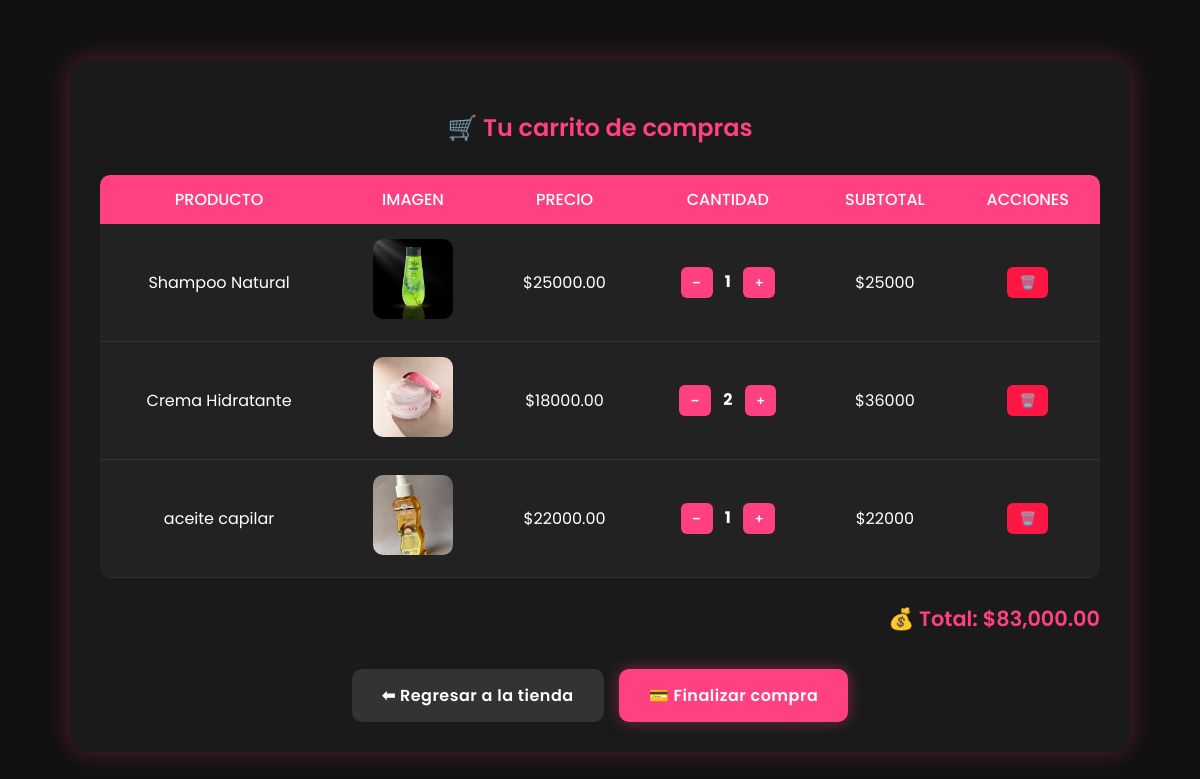
Before: /carrito.php (signed in) with the older database file.
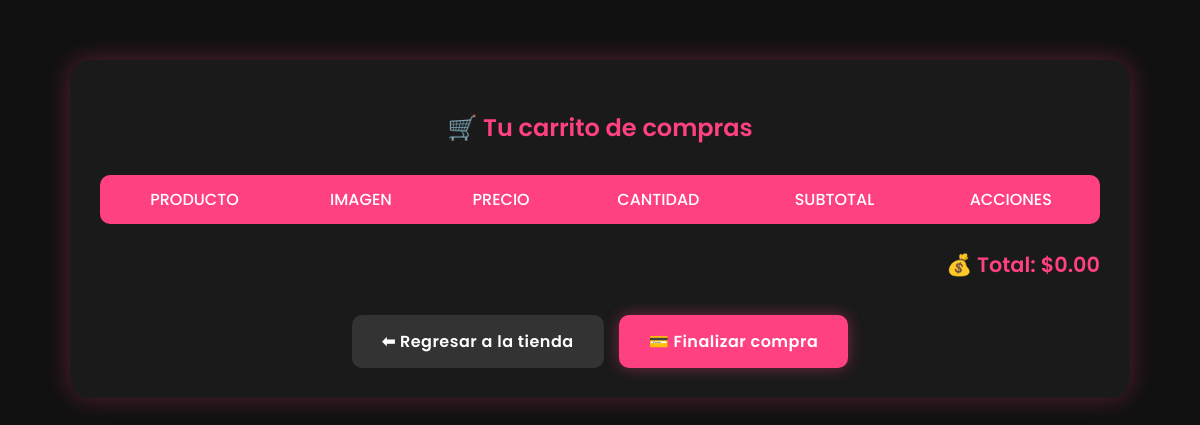
After: the same page with the newer database file.
### tables this page shows
CREATE TABLE `detalle_carrito` (
  `id_detalle` int(11) NOT NULL,
  `id_carrito` int(11) NOT NULL,
  `id_producto` int(11) NOT NULL,
  `cantidad` int(11) NOT NULL,
  `precio_unitario` decimal(10,2) DEFAULT NULL
);

CREATE TABLE `productos` (
  `id_producto` int(11) NOT NULL,
  `nombre_producto` varchar(100) NOT NULL,
  `precio_producto` decimal(10,2) NOT NULL,
  `cantidad_disponible` int(11) NOT NULL,
  `categoria_producto` varchar(100) DEFAULT NULL,
  `descripcion` text DEFAULT NULL,
  `imagen` varchar(255) DEFAULT NULL,
  `activo` tinyint(1) DEFAULT 1
);

### carrito.php (the view, shortened to what this page needs)
<?php
include("conexion.php");
$id_usuario = $_SESSION['usuario'];
$sql = "SELECT id_carrito FROM carrito WHERE id_usuario = ? ORDER BY id_carrito DESC LIMIT 1";
$stmt = $conn->prepare($sql);
$stmt->bind_param("i", $id_usuario);
$stmt->execute();
$result = $stmt->get_result();
$id_carrito = $result->fetch_assoc()['id_carrito'];
$sql_detalle = "
    SELECT d.id_producto, p.nombre_producto, p.precio_producto, d.cantidad, p.imagen
    FROM detalle_carrito d
    INNER JOIN productos p ON d.id_producto = p.id_producto
    WHERE d.id_carrito = ?
";
$stmt = $conn->prepare($sql_detalle);
$stmt->bind_param("i", $id_carrito);
$stmt->execute();
$productos = $stmt->get_result();
?>
<!DOCTYPE html>
<html lang="es">
<head>
</head>
<body>
<div class="carrito-container">
    <h2>🛒 Tu carrito de compras</h2>
    <table>
        <thead>
            <tr>
                <th>Producto</th>
                <th>Imagen</th>
                <th>Precio</th>
                <th>Cantidad</th>
                <th>Subtotal</th>
                <th>Acciones</th>
            </tr>
        </thead>
        <tbody id="carrito-body">
            <?php
            $total = 0;
            while ($row = $productos->fetch_assoc()) {
                $subtotal = $row['precio_producto'] * $row['cantidad'];
                $total += $subtotal;
                echo "
                <tr data-id='{$row['id_producto']}'>
                    <td>{$row['nombre_producto']}</td>
                    <td><img src='imagenes/{$row['imagen']}' alt='{$row['nombre_producto']}'></td>
                    <td>\${$row['precio_producto']}</td>
                    <td class='cantidad'>
                        <button class='menos'>−</button>
                        <span>{$row['cantidad']}</span>
                        <button class='mas'>+</button>
                    </td>
                    <td>\$$subtotal</td>
                    <td class='acciones'>
                        <button class='eliminar'>🗑️</button>
                    </td>
                </tr>
                ";
            }
            ?>
        </tbody>
    </table>
    <div class="total">💰 Total: $<?php echo number_format($total, 2); ?></div>
    <div class="botones-final">
        <a href="tienda.php" class="btn-volver">⬅ Regresar a la tienda</a>
        <a href="checkout.php" class="btn-pagar">💳 Finalizar compra</a>
    </div>
</div>
</body>
</html>

### carrito.php (style rules this page uses)
body { background-color: #111; font-family: 'Poppins', sans-serif; color: #fff; margin: 0; padding: 0; }
.carrito-container { width: 90%; max-width: 1000px; margin: 60px auto; background: #1a1a1a; border-radius: 20px; padding: 30px; box-shadow: 0px 0px 25px rgba(255, 64, 129, 0.3); animation: fadeIn 0.6s ease; }
h2 { text-align: center; color: #ff4081; margin-bottom: 30px; font-weight: 600; }
table { width: 100%; border-collapse: collapse; border-radius: 10px; overflow: hidden; }
th { background-color: #ff4081; color: white; text-transform: uppercase; padding: 12px; font-weight: 500; }
.total { text-align: right; font-size: 1.3rem; font-weight: 600; margin-top: 25px; color: #ff4081; }
.botones-final { display: flex; justify-content: center; gap: 15px; margin-top: 35px; }
.btn-volver, .btn-pagar { display: inline-block; padding: 14px 30px; border-radius: 10px; text-decoration: none; font-weight: 600; letter-spacing: 0.5px; transition: all 0.3s ease; }
.btn-volver { background-color: #333; color: white; }
.btn-pagar { background-color: #ff4081; color: white; box-shadow: 0 0 15px rgba(255, 64, 129, 0.4); }
td { background-color: #222; text-align: center; padding: 15px; border-bottom: 1px solid #333; }
img { width: 80px; height: 80px; object-fit: cover; border-radius: 10px; }
button { border: none; border-radius: 6px; padding: 8px 12px; cursor: pointer; transition: 0.3s ease; font-weight: 600; }
.mas, .menos { background-color: #ff4081; color: white; }
.eliminar { background-color: #ff1744; color: white; }
.acciones button { margin: 5px; }
.cantidad span { margin: 0 8px; font-weight: bold; }

Changed rows visible on the page:
removed detalle_carrito: id_producto.nombre_producto "Shampoo Natural", id_producto.imagen (picture), id_producto.precio_producto "25000.00", cantidad "1", subtotal "25000"
removed detalle_carrito: id_producto.nombre_producto "Crema Hidratante", id_producto.imagen (picture), id_producto.precio_producto "18000.00", cantidad "2", subtotal "36000"
removed detalle_carrito: id_producto.nombre_producto "aceite capilar", id_producto.imagen (picture), id_producto.precio_producto "22000.00", cantidad "1", subtotal "22000"
Other visible differences:
$total: "83,000.00" → "0.00"
